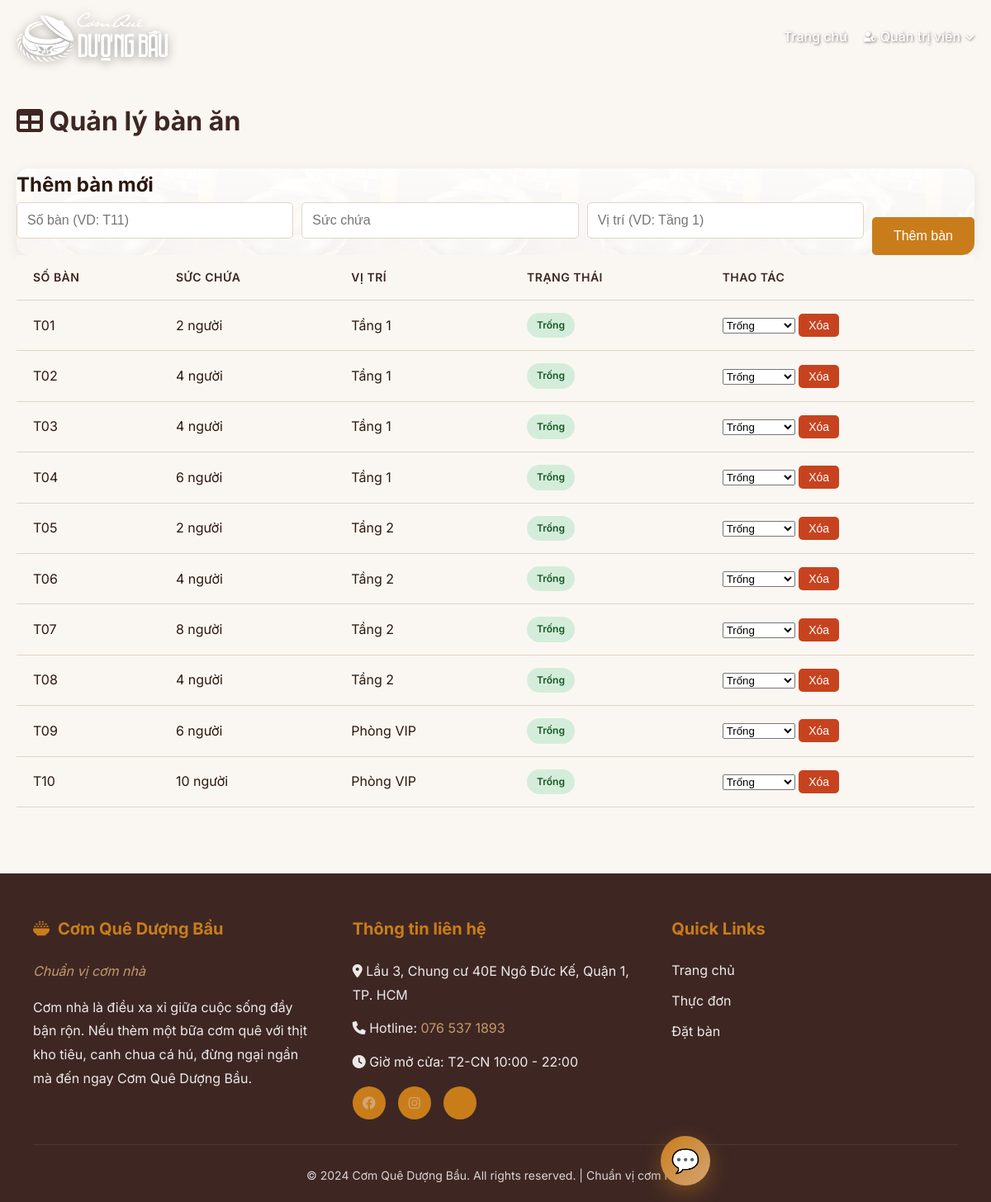
Screenshot of /admin/tables.php (signed in) with the database file from the repository.
### tables this page shows
CREATE TABLE IF NOT EXISTS users (
    id INT AUTO_INCREMENT PRIMARY KEY,
    username VARCHAR(50) UNIQUE NOT NULL,
    email VARCHAR(100) UNIQUE NOT NULL,
    password VARCHAR(255) NOT NULL,
    full_name VARCHAR(100) NOT NULL,
    phone VARCHAR(20),
    role ENUM('admin', 'staff', 'customer') DEFAULT 'customer',
    created_at TIMESTAMP DEFAULT CURRENT_TIMESTAMP
);

CREATE TABLE IF NOT EXISTS tables (
    id INT AUTO_INCREMENT PRIMARY KEY,
    table_number VARCHAR(10) UNIQUE NOT NULL,
    capacity INT NOT NULL,
    status ENUM('available', 'occupied', 'reserved', 'maintenance') DEFAULT 'available',
    location VARCHAR(50),
    created_at TIMESTAMP DEFAULT CURRENT_TIMESTAMP
);

### config/config.php (called while the page is built, shortened)
<?php
class Database {
    private static $instance = null;
    private $conn;
    private function __construct() {
        try {
            $this->conn = new PDO(
                "mysql:host=" . DB_HOST . ";dbname=" . DB_NAME . ";charset=" . DB_CHARSET,
                DB_USER,
                DB_PASS,
                [
                    PDO::ATTR_ERRMODE => PDO::ERRMODE_EXCEPTION,
                    PDO::ATTR_DEFAULT_FETCH_MODE => PDO::FETCH_ASSOC,
                    PDO::ATTR_EMULATE_PREPARES => false
                ]
            );
        } catch(PDOException $e) {
            die("Kết nối database thất bại: " . $e->getMessage());
        }
    }
    public static function getInstance() {
        if (self::$instance === null) {
            self::$instance = new self();
        }
        return self::$instance;
    }
    public function getConnection() {
        return $this->conn;
    }
}
function getDB() {
    return Database::getInstance()->getConnection();
}
function isLoggedIn() {
    return isset($_SESSION['user_id']);
}
function getCurrentUser() {
    $db = getDB();
    $stmt = $db->prepare("SELECT * FROM users WHERE id = ?");
    $stmt->execute([$_SESSION['user_id']]);
    return $stmt->fetch();
}
function isAdmin() {
    $user = getCurrentUser();
    return $user && $user['role'] === 'admin';
}
function isCustomer() {
    $user = getCurrentUser();
    return $user && $user['role'] === 'customer';
}
require_once __DIR__ . '/../includes/helpers.php';
?>

### includes/helpers.php (called while the page is built, shortened)
<?php
function e($string) {
    return htmlspecialchars($string ?? '', ENT_QUOTES, 'UTF-8');
}
?>

### admin/tables.php (the view, shortened to what this page needs)
<?php
require_once '../config/config.php';
$db = getDB();
$tables = $db->query("SELECT * FROM tables ORDER BY table_number")->fetchAll();
require_once '../includes/header.php';
?>
<div class="container">
    <div class="page-header">
        <h1><i class="fas fa-table"></i> Quản lý bàn ăn</h1>
    </div>
    <div class="admin-section">
        <h2>Thêm bàn mới</h2>
        <form method="POST" class="form-inline">
            <div class="form-group">
                <input type="text" name="table_number" placeholder="Số bàn (VD: T11)" required>
            </div>
            <div class="form-group">
                <input type="number" name="capacity" placeholder="Sức chứa" min="1" required>
            </div>
            <div class="form-group">
                <input type="text" name="location" placeholder="Vị trí (VD: Tầng 1)">
            </div>
            <button type="submit" name="add_table" class="btn btn-primary">Thêm bàn</button>
        </form>
    </div>
    <table class="admin-table">
        <thead>
            <tr>
                <th>Số bàn</th>
                <th>Sức chứa</th>
                <th>Vị trí</th>
                <th>Trạng thái</th>
                <th>Thao tác</th>
            </tr>
        </thead>
        <tbody>
            <?php foreach ($tables as $table): ?>
            <tr>
                <td><?php echo htmlspecialchars($table['table_number']); ?></td>
                <td><?php echo $table['capacity']; ?> người</td>
                <td><?php echo htmlspecialchars($table['location']); ?></td>
                <td>
                    <span class="status-badge status-<?php echo $table['status']; ?>">
                        <?php
                        $statuses = [
                            'available' => 'Trống',
                            'occupied' => 'Đang dùng',
                            'reserved' => 'Đã đặt',
                            'maintenance' => 'Bảo trì'
                        ];
                        echo $statuses[$table['status']] ?? $table['status'];
                        ?>
                    </span>
                </td>
                <td>
                    <form method="POST" style="display: inline-block;">
                        <select name="status" onchange="this.form.submit()">
                            <option value="available" <?php echo $table['status'] === 'available' ? 'selected' : ''; ?>>Trống</option>
                        </select>
                    </form>
                    <form method="POST" style="display: inline-block;" onsubmit="return confirm('Bạn có chắc muốn xóa bàn này?')">
                        <button type="submit" name="delete_table" class="btn btn-small btn-danger">Xóa</button>
                    </form>
                </td>
            </tr>
            <?php endforeach; ?>
        </tbody>
    </table>
</div>
<?php require_once '../includes/footer.php'; ?>

### includes/header.php (shortened to what this page needs)
<!DOCTYPE html>
<html lang="vi">
<head>
    <link rel="stylesheet" href="<?php echo BASE_URL; ?>assets/css/style.css">
    <link rel="stylesheet" href="<?php echo BASE_URL; ?>assets/css/all.min.css">
</head>
<body<?php echo (isset($isHomePage) && $isHomePage) ? ' class="home-page"' : ''; ?>>
    <nav class="navbar">
        <div class="container">
            <div class="nav-brand">
                <a href="<?php echo (isLoggedIn() && (isAdmin() || isStaff())) ? BASE_URL . 'admin/index.php' : BASE_URL . 'index.php'; ?>">
                    <img src="<?php echo BASE_URL; ?>assets/images/trang-k-nen-20231110175533-uk948.png" alt="Cơm Quê Dượng Bầu" class="brand-logo">
                </a>
            </div>
            <ul class="nav-menu">
                <li><a href="<?php echo (isLoggedIn() && (isAdmin() || isStaff())) ? BASE_URL . 'admin/index.php' : BASE_URL . 'index.php'; ?>">Trang chủ</a></li>
                <?php if (isLoggedIn()): ?>
                    <?php if (isCustomer()): ?>
                        <li class="nav-dropdown">
                            <a href="#">
                                <i class="fas fa-user"></i> <?php echo e(getCurrentUser()['full_name']); ?>
                                <i class="fas fa-chevron-down"></i>
                            </a>
                            <ul class="dropdown-menu">
                                <li><a href="<?php echo BASE_URL; ?>pages/profile.php"><i class="fas fa-user-circle"></i> Thông tin tài khoản</a></li>
                                <li><a href="<?php echo BASE_URL; ?>pages/orders.php"><i class="fas fa-list-alt"></i> Đơn hàng của tôi</a></li>
                                <li><a href="<?php echo BASE_URL; ?>logout.php"><i class="fas fa-sign-out-alt"></i> Đăng xuất</a></li>
                            </ul>
                        </li>
                    <?php else: ?>
                        <li class="nav-dropdown">
                            <a href="#">
                                <i class="fas fa-user-shield"></i> <?php echo e(getCurrentUser()['full_name']); ?>
                                <i class="fas fa-chevron-down"></i>
                            </a>
                        </li>
                    <?php endif; ?>
                <?php else: ?>
                    <li><a href="<?php echo BASE_URL; ?>login.php">Đăng nhập</a></li>
                <?php endif; ?>
            </ul>
        </div>
    </nav>
<?php
if (isLoggedIn()) {
    include_once __DIR__ . '/chatbot.php';
}

### assets/css/style.css (style rules this page uses)
* { margin: 0; padding: 0; box-sizing: border-box; }
:root { --primary-color: #c97d1a; --primary-dark: #a06614; --secondary-color: #8b4513; --accent-color: #d4a574; --dark-color: #3e2723; --light-color: #faf7f2; --success-color: #5c8a3a; --danger-color: #c7431f; --warning-color: #e6a800; --info-color: #6b5b73; --text-color: #2c1810; --text-light: #6b4e3d; --border-color: #e0d5c7; --shadow: 0 2px 15px rgba(62, 39, 35, 0.1); --shadow-lg: 0 5px 25px rgba(62, 39, 35, 0.15); }
body { font-family: 'Inter', 'Segoe UI', Tahoma, Geneva, Verdana, sans-serif; color: var(--text-color); background-color: var(--light-color); line-height: 1.7; }
.container { max-width: 1200px; margin: 0 auto; padding: 0 20px; }
.navbar { background: transparent; backdrop-filter: none; -webkit-backdrop-filter: none; box-shadow: none; position: sticky; top: 0; z-index: 1000; border-bottom: none; transition: background 0.3s ease, box-shadow 0.3s ease; }
.navbar .container { display: flex; justify-content: space-between; align-items: center; padding: 15px 20px; }
.nav-brand a { font-size: 22px; font-weight: 700; color: var(--primary-color); text-decoration: none; display: flex; align-items: center; gap: 12px; transition: transform 0.3s; }
.brand-logo { height: 60px; width: auto; max-width: 200px; object-fit: contain; display: block; filter: drop-shadow(0 2px 6px rgba(0, 0, 0, 0.4)); transition: filter 0.3s; }
.nav-menu { display: flex; list-style: none; gap: 20px; align-items: center; }
.nav-menu > li { position: relative; }
.nav-menu a { color: white; text-decoration: none; font-weight: 500; transition: color 0.3s; text-shadow: 1px 1px 3px rgba(0, 0, 0, 0.5); display: flex; align-items: center; gap: 5px; }
.nav-menu a i { font-size: 12px; transition: transform 0.3s; }
.nav-dropdown { position: relative; }
.btn { display: inline-block; padding: 12px 24px; border: none; border-radius: 5px; text-decoration: none; cursor: pointer; font-size: 16px; font-weight: 500; transition: all 0.3s; text-align: center; }
.btn-primary { background: var(--primary-color); color: white; border: 2px solid var(--primary-color); }
.btn-small { padding: 6px 12px; font-size: 14px; }
.btn-danger { background: var(--danger-color); color: white; }
.form-group { margin-bottom: 20px; }
.form-group input, .form-group select, .form-group textarea { width: 100%; padding: 12px; border: 1px solid var(--border-color); border-radius: 5px; font-size: 16px; transition: border-color 0.3s; }
.status-badge { display: inline-block; padding: 5px 12px; border-radius: 20px; font-size: 12px; font-weight: 600; }
.status-available { background: #d4edda; color: #155724; }
.admin-section { background: linear-gradient(rgba(255, 255, 255, 0.98), rgba(255, 255, 255, 0.95)), url('../images/man-chung-20231130124006-c_f1t.png'); background-size: 220px; padding: 0; border-radius: 15px; box-shadow: 0 4px 15px rgba(0, 0, 0, 0.08); overflow: hidden; }
.admin-table { width: 100%; border-collapse: collapse; margin: 0; }
.admin-table th, .admin-table td { padding: 15px 20px; text-align: left; border-bottom: 1px solid var(--border-color); }
.admin-table thead th { background: var(--light-color); color: var(--dark-color); font-weight: 600; font-size: 14px; text-transform: uppercase; letter-spacing: 0.5px; }
.admin-table tbody tr { transition: background 0.2s; }
.form-inline { display: flex; gap: 10px; flex-wrap: wrap; align-items: end; }
.form-inline .form-group { flex: 1; min-width: 150px; }
.page-header { margin: 30px 0; }
.page-header h1 { color: var(--dark-color); }

### rows the page displays
users: full_name "Quản trị viên"
tables: table_number "T01", capacity "2", location "Tầng 1", status "Trống"
tables: table_number "T02", capacity "4", location "Tầng 1", status "Trống"
tables: table_number "T03", capacity "4", location "Tầng 1", status "Trống"
tables: table_number "T04", capacity "6", location "Tầng 1", status "Trống"
tables: table_number "T05", capacity "2", location "Tầng 2", status "Trống"
tables: table_number "T06", capacity "4", location "Tầng 2", status "Trống"
tables: table_number "T07", capacity "8", location "Tầng 2", status "Trống"
tables: table_number "T08", capacity "4", location "Tầng 2", status "Trống"
tables: table_number "T09", capacity "6", location "Phòng VIP", status "Trống"
tables: table_number "T10", capacity "10", location "Phòng VIP", status "Trống"
